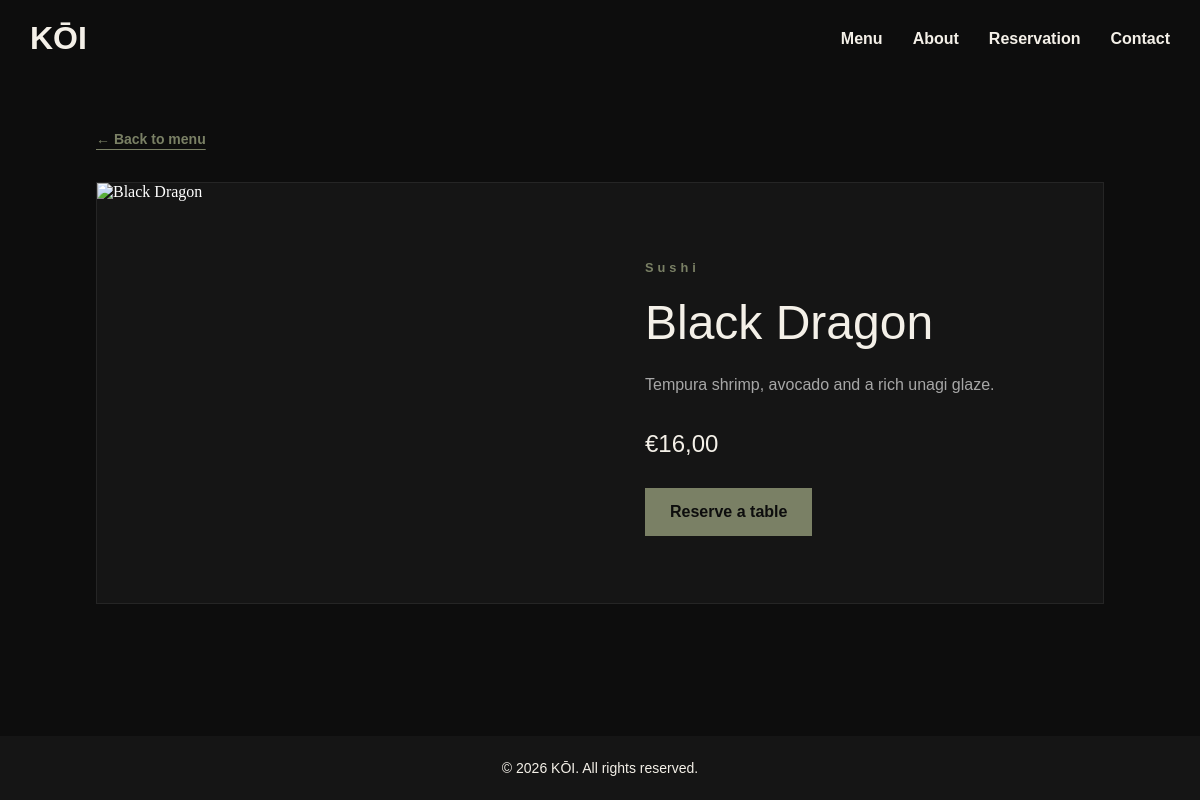
The page /Pages/menu-detail.php?id=4 on the database its author committed.
### tables this page shows
CREATE TABLE `menu` (
  `id` int NOT NULL,
  `name` varchar(100) NOT NULL,
  `description` text NOT NULL,
  `price` decimal(6,2) NOT NULL,
  `category` varchar(50) NOT NULL,
  `image` varchar(255) NOT NULL,
  `available` tinyint(1) NOT NULL
);

### Pages/menu-detail.php (the view, shortened to what this page needs)
<?php
require_once __DIR__ . '/includes/dbh.inc.php';
$menuItemId = filter_var($_GET['id'] ?? null, FILTER_VALIDATE_INT, ['options' => ['min_range' => 1]]);
$menuItem = false;
if ($menuItemId !== false && $menuItemId !== null) {
    $menuQuery = $pdo->prepare('SELECT name, description, price, category, image FROM menu WHERE id = :id AND available = 1');
    $menuQuery->execute(['id' => $menuItemId]);
    $menuItem = $menuQuery->fetch(PDO::FETCH_ASSOC);
}
$imageFilename = $menuItem ? basename($menuItem['image']) : '';
$imageDirectory = dirname(__DIR__) . '/images/';
if ($imageFilename === '' || !is_file($imageDirectory . $imageFilename)) {
    $imageFilename = 'Sushi-about.jpg';
}
?>
<!DOCTYPE html>
<html lang="en">
<head>
    <link rel="stylesheet" href="../css/style.css">
</head>
<body class="dish-page">
    <?php include __DIR__ . '/header.php'; ?>
    <main class="dish-main">
        <a class="menu-detail-link dish-back" href="index.php#menu">&larr; Back to menu</a>
        <?php if ($menuItem): ?>
            <article class="dish-detail fade-in">
                <img class="dish-image"
                     src="../images/<?= htmlspecialchars(rawurlencode($imageFilename)) ?>"
                     alt="<?= htmlspecialchars($menuItem['name']) ?>">
                <div class="dish-content">
                    <p class="menu-label"><?= htmlspecialchars($menuItem['category']) ?></p>
                    <h1><?= htmlspecialchars($menuItem['name']) ?></h1>
                    <p class="dish-description"><?= nl2br(htmlspecialchars($menuItem['description'])) ?></p>
                    <p class="dish-price">&euro;<?= number_format((float) $menuItem['price'], 2, ',', '.') ?></p>
                    <a class="dish-reserve" href="index.php#reservation">Reserve a table</a>
                </div>
            </article>
        <?php endif; ?>
    </main>
    <?php include __DIR__ . '/footer.php'; ?>
</body>
</html>

### css/style.css (style rules this page uses)
* { box-sizing: border-box; margin: 0; padding: 0; }
html { scroll-behavior: smooth; }
.menu-detail-link { display: inline-block; margin-top: 20px; color: #7A8065; font: bold 14px Arial, sans-serif; text-underline-offset: 5px; }
.dish-page { min-height: 100vh; display: flex; flex-direction: column; }
.dish-main { width: min(1200px, 84%); margin: 130px auto 80px; flex: 1; }
.dish-back { margin: 0 0 35px; }
.dish-detail { display: grid; grid-template-columns: 1fr 1fr; background: #151515; border: 1px solid #252525; }
.dish-image { width: 100%; height: 100%; min-height: 420px; object-fit: cover; }
.dish-content { padding: 55px 45px; align-self: center; font-family: Arial, sans-serif; color: #F4F0E8; min-width: 0; overflow-wrap: anywhere; }
.dish-content h1 { margin: 20px 0; font-size: clamp(2rem, 4vw, 3rem); font-weight: 400; }
.dish-description { color: #A7A7A7; line-height: 1.9; }
.dish-price { margin: 30px 0; font-size: 1.5rem; }
.dish-reserve { display: inline-block; padding: 15px 25px; background: #7A8065; color: #0D0D0D; font-weight: bold; text-decoration: none; }
body { background-color: #0D0D0D; color: #fff; overflow-x: hidden; }
.fade-in { animation: fadeIn 0.7s ease-in-out; }
.menu-label { color: #7A8065; font-size: 0.8rem; letter-spacing: 4px; margin-bottom: 10px; margin-top: 10px; font-family: Arial, elegant-serif; font-weight: bold; }

### rows shown on the page
menu: category "Sushi", name "Black Dragon", description "Tempura shrimp, avocado and a rich unagi glaze.", price "16,00"
